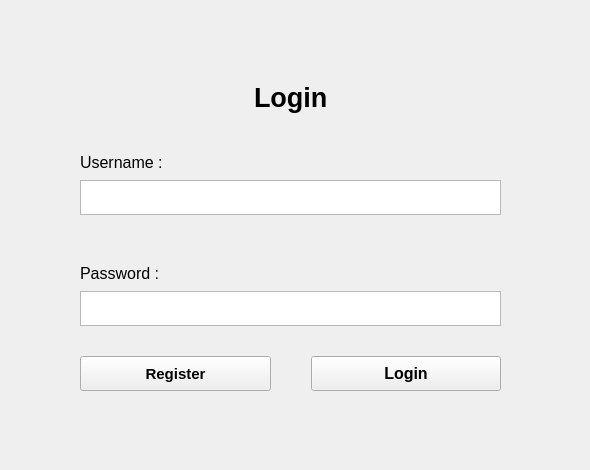
      <widget class="QWidget" name="pageLogin">
       <widget class="QWidget" name="verticalLayoutWidget_5">
        <property name="geometry">
         <rect>
          <x>0</x>
          <y>0</y>
          <width>581</width>
          <height>461</height>
         </rect>
        </property>
        <layout class="QVBoxLayout" name="VLLogin">
         <property name="spacing">
          <number>0</number>
         </property>
         <property name="topMargin">
          <number>0</number>
         </property>
         <property name="bottomMargin">
          <number>0</number>
         </property>
         <item>
          <spacer name="verticalSpacer_6">
           <property name="orientation">
            <enum>Qt::Orientation::Vertical</enum>
           </property>
           <property name="sizeType">
            <enum>QSizePolicy::Policy::Fixed</enum>
           </property>
           <property name="sizeHint" stdset="0">
            <size>
             <width>20</width>
             <height>70</height>
            </size>
           </property>
          </spacer>
         </item>
         <item>
          <layout class="QHBoxLayout" name="horizontalLayout_23">
           <item>
            <spacer name="horizontalSpacer_28">
             <property name="orientation">
              <enum>Qt::Orientation::Horizontal</enum>
             </property>
             <property name="sizeType">
              <enum>QSizePolicy::Policy::Expanding</enum>
             </property>
             <property name="sizeHint" stdset="0">
              <size>
               <width>80</width>
               <height>5</height>
              </size>
             </property>
            </spacer>
           </item>
           <item>
            <widget class="QLabel" name="label_2">
             <property name="font">
              <font>
               <pointsize>20</pointsize>
               <bold>true</bold>
              </font>
             </property>
             <property name="text">
              <string>Login</string>
             </property>
            </widget>
           </item>
           <item>
            <spacer name="horizontalSpacer_29">
             <property name="orientation">
              <enum>Qt::Orientation::Horizontal</enum>
             </property>
             <property name="sizeType">
              <enum>QSizePolicy::Policy::Expanding</enum>
             </property>
             <property name="sizeHint" stdset="0">
              <size>
               <width>80</width>
               <height>5</height>
              </size>
             </property>
            </spacer>
           </item>
          </layout>
         </item>
         <item>
          <layout class="QHBoxLayout" name="horizontalLayout_22">
           <property name="topMargin">
            <number>20</number>
           </property>
           <item>
            <spacer name="horizontalSpacer_27">
             <property name="orientation">
              <enum>Qt::Orientation::Horizontal</enum>
             </property>
             <property name="sizeType">
              <enum>QSizePolicy::Policy::Fixed</enum>
             </property>
             <property name="sizeHint" stdset="0">
              <size>
               <width>80</width>
               <height>5</height>
              </size>
             </property>
            </spacer>
           </item>
           <item>
            <widget class="QLabel" name="label_9">
             <property name="font">
              <font>
               <pointsize>12</pointsize>
              </font>
             </property>
             <property name="text">
              <string>Username :</string>
             </property>
            </widget>
           </item>
          </layout>
         </item>
         <item>
          <layout class="QHBoxLayout" name="horizontalLayout_21">
           <property name="topMargin">
            <number>0</number>
           </property>
           <property name="bottomMargin">
            <number>20</number>
           </property>
           <item>
            <spacer name="horizontalSpacer_26">
             <property name="orientation">
              <enum>Qt::Orientation::Horizontal</enum>
             </property>
             <property name="sizeType">
              <enum>QSizePolicy::Policy::Fixed</enum>
             </property>
             <property name="sizeHint" stdset="0">
              <size>
               <width>80</width>
               <height>5</height>
              </size>
             </property>
            </spacer>
           </item>
           <item>
            <widget class="QTextEdit" name="loginUsername">
             <property name="sizePolicy">
              <sizepolicy hsizetype="Expanding" vsizetype="Ignored">
               <horstretch>0</horstretch>
               <verstretch>0</verstretch>
              </sizepolicy>
             </property>
            </widget>
           </item>
           <item>
            <spacer name="horizontalSpacer_24">
             <property name="orientation">
              <enum>Qt::Orientation::Horizontal</enum>
             </property>
             <property name="sizeType">
              <enum>QSizePolicy::Policy::Fixed</enum>
             </property>
             <property name="sizeHint" stdset="0">
              <size>
               <width>80</width>
               <height>5</height>
              </size>
             </property>
            </spacer>
           </item>
          </layout>
         </item>
         <item>
          <layout class="QHBoxLayout" name="horizontalLayout_20">
           <property name="topMargin">
            <number>20</number>
           </property>
           <item>
            <spacer name="horizontalSpacer_23">
             <property name="orientation">
              <enum>Qt::Orientation::Horizontal</enum>
             </property>
             <property name="sizeType">
              <enum>QSizePolicy::Policy::Fixed</enum>
             </property>
             <property name="sizeHint" stdset="0">
              <size>
               <width>80</width>
               <height>5</height>
              </size>
             </property>
            </spacer>
           </item>
           <item>
            <widget class="QLabel" name="label_10">
             <property name="sizePolicy">
              <sizepolicy hsizetype="Preferred" vsizetype="Ignored">
               <horstretch>0</horstretch>
               <verstretch>0</verstretch>
              </sizepolicy>
             </property>
             <property name="font">
              <font>
               <pointsize>12</pointsize>
              </font>
             </property>
             <property name="text">
              <string>Password : </string>
             </property>
            </widget>
           </item>
          </layout>
         </item>
         <item>
          <layout class="QHBoxLayout" name="horizontalLayout_19">
           <property name="topMargin">
            <number>0</number>
           </property>
           <property name="bottomMargin">
            <number>20</number>
           </property>
           <item>
            <spacer name="horizontalSpacer_25">
             <property name="orientation">
              <enum>Qt::Orientation::Horizontal</enum>
             </property>
             <property name="sizeType">
              <enum>QSizePolicy::Policy::Fixed</enum>
             </property>
             <property name="sizeHint" stdset="0">
              <size>
               <width>80</width>
               <height>5</height>
              </size>
             </property>
            </spacer>
           </item>
           <item>
            <widget class="QTextEdit" name="loginPassword">
             <property name="sizePolicy">
              <sizepolicy hsizetype="Expanding" vsizetype="Ignored">
               <horstretch>0</horstretch>
               <verstretch>0</verstretch>
              </sizepolicy>
             </property>
            </widget>
           </item>
           <item>
            <spacer name="horizontalSpacer_22">
             <property name="orientation">
              <enum>Qt::Orientation::Horizontal</enum>
             </property>
             <property name="sizeType">
              <enum>QSizePolicy::Policy::Fixed</enum>
             </property>
             <property name="sizeHint" stdset="0">
              <size>
               <width>80</width>
               <height>5</height>
              </size>
             </property>
            </spacer>
           </item>
          </layout>
         </item>
         <item>
          <layout class="QHBoxLayout" name="horizontalLayout_18">
           <property name="spacing">
            <number>0</number>
           </property>
           <property name="topMargin">
            <number>10</number>
           </property>
           <property name="bottomMargin">
            <number>10</number>
           </property>
           <item>
            <spacer name="horizontalSpacer_30">
             <property name="orientation">
              <enum>Qt::Orientation::Horizontal</enum>
             </property>
             <property name="sizeType">
              <enum>QSizePolicy::Policy::Fixed</enum>
             </property>
             <property name="sizeHint" stdset="0">
              <size>
               <width>80</width>
               <height>5</height>
              </size>
             </property>
            </spacer>
           </item>
           <item>
            <widget class="QPushButton" name="loginRegisterBtn">
             <property name="sizePolicy">
              <sizepolicy hsizetype="Minimum" vsizetype="Preferred">
               <horstretch>0</horstretch>
               <verstretch>0</verstretch>
              </sizepolicy>
             </property>
             <property name="font">
              <font>
               <pointsize>11</pointsize>
               <bold>true</bold>
              </font>
             </property>
             <property name="text">
              <string>Register</string>
             </property>
            </widget>
           </item>
           <item>
            <spacer name="horizontalSpacer_31">
             <property name="orientation">
              <enum>Qt::Orientation::Horizontal</enum>
             </property>
             <property name="sizeType">
              <enum>QSizePolicy::Policy::Fixed</enum>
             </property>
             <property name="sizeHint" stdset="0">
              <size>
               <width>40</width>
               <height>5</height>
              </size>
             </property>
            </spacer>
           </item>
           <item>
            <widget class="QPushButton" name="loginConfirmBtn">
             <property name="sizePolicy">
              <sizepolicy hsizetype="Minimum" vsizetype="Preferred">
               <horstretch>0</horstretch>
               <verstretch>0</verstretch>
              </sizepolicy>
             </property>
             <property name="font">
              <font>
               <pointsize>12</pointsize>
               <bold>true</bold>
              </font>
             </property>
             <property name="text">
              <string>Login</string>
             </property>
            </widget>
           </item>
           <item>
            <spacer name="horizontalSpacer_21">
             <property name="orientation">
              <enum>Qt::Orientation::Horizontal</enum>
             </property>
             <property name="sizeType">
              <enum>QSizePolicy::Policy::Fixed</enum>
             </property>
             <property name="sizeHint" stdset="0">
              <size>
               <width>80</width>
               <height>5</height>
              </size>
             </property>
            </spacer>
           </item>
          </layout>
         </item>
         <item>
          <spacer name="verticalSpacer_5">
           <property name="orientation">
            <enum>Qt::Orientation::Vertical</enum>
           </property>
           <property name="sizeType">
            <enum>QSizePolicy::Policy::Fixed</enum>
           </property>
           <property name="sizeHint" stdset="0">
            <size>
             <width>20</width>
             <height>60</height>
            </size>
           </property>
          </spacer>
         </item>
        </layout>
       </widget>
      </widget>
